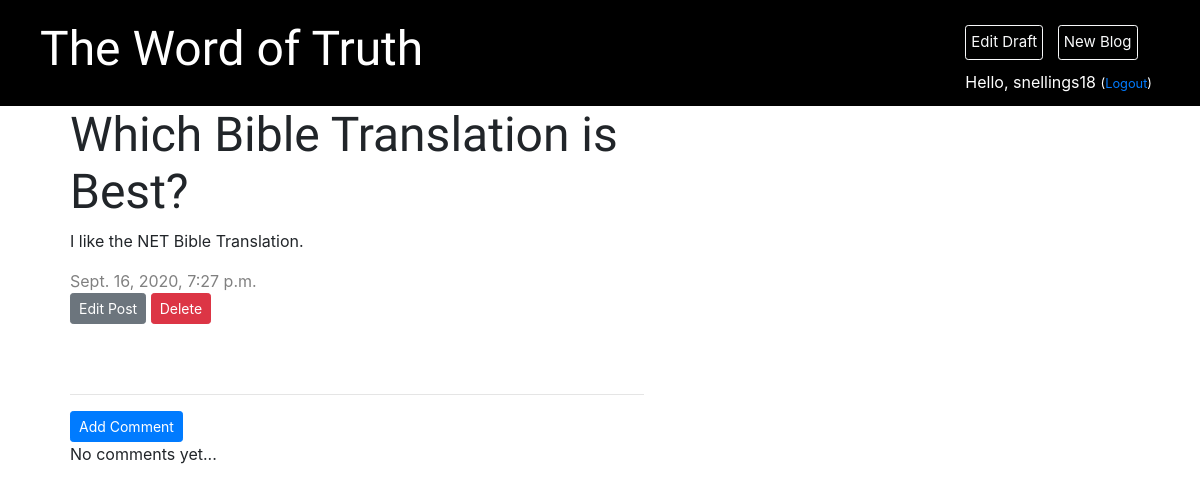
The app's page /post/4/ (signed in), older data.
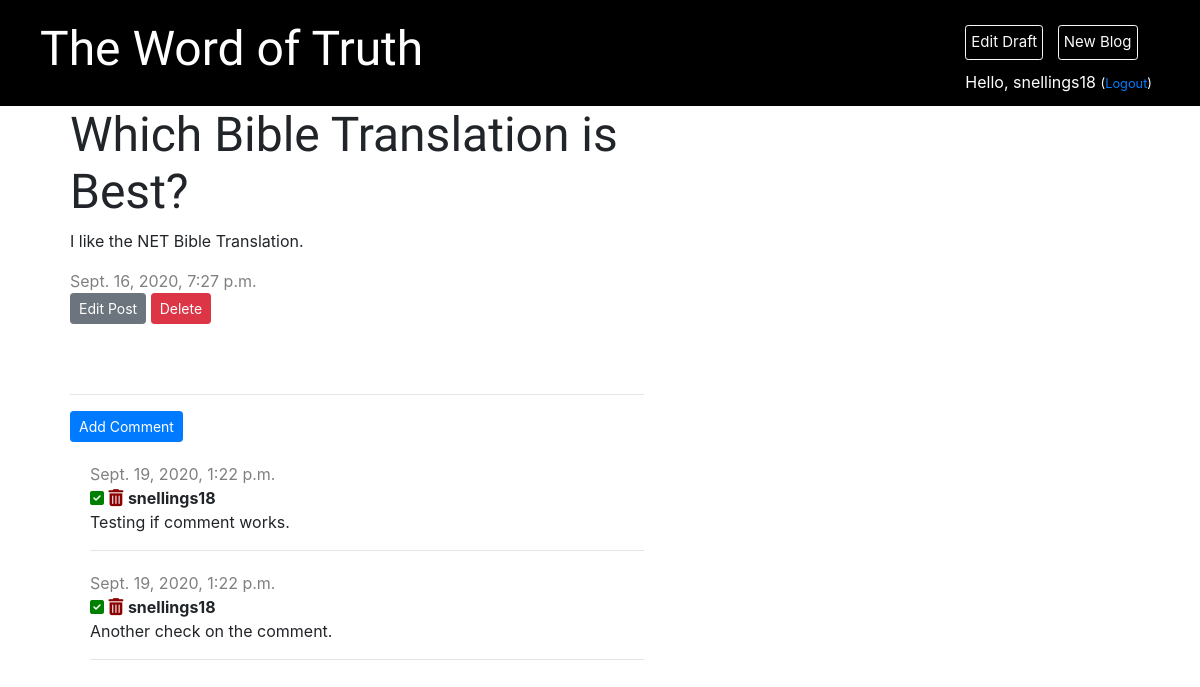
The same page, newer data.
### blog/models.py (models this page shows, shortened)
class Comment(models.Model):
    post = models.ForeignKey('blog.Post', on_delete=models.CASCADE, related_name='comments')
    author = models.CharField(max_length=200)
    text = models.TextField()
    created_date = models.DateTimeField(default=timezone.now)

### blog/views.py (the view)
# urls.py: path('post/<int:pk>/', views.post_detail, name='post_detail'),
def post_detail(requests, pk):
    post = get_object_or_404(Post, pk=pk)
    stuff_for_frontend = {'post': post}
    return render(requests, 'blog/post_detail.html', stuff_for_frontend)

### blog/templates/blog/post_detail.html (shortened to what this page needs)
{% extends 'blog/base.html' %}
{% block content %}
    <div class="post">
        <h1>{{ post.title }}</h1>
        <p>{{ post.text|linebreaksbr }}</p>
        {% if post.published_date %}
            <div class="date">
                {{ post.published_date }}
            </div>
        {% else %}
            <a href="{% url 'post_publish' pk=post.pk %}" class="btn btn-primary btn-sm">Publish</a>
        {% endif %}
        {% if user.is_authenticated %}
            <a href="{% url 'post_edit' pk=post.pk %}" class="btn btn-secondary btn-sm">Edit Post</a>
        {% endif %}
        <a href="{% url 'post_delete' pk=post.pk %}" class="btn btn-danger btn-sm"
           onclick="return confirm('Are you sure you want to delete this post?')">Delete</a>
    </div>
    <hr>
    <a href="{% url 'add_comment_to_post' pk=post.pk %}" class="btn btn-primary btn-sm">Add Comment</a>
    {% for comment in post.comments.all %}
        {% if user.is_authenticated or comment.approved %}
            <div class="comment">
                <div class="date">
                    {{ comment.created_date }}
                </div>
                {% if not comment.approved and user.is_superuser %}
                    <a href="{% url 'comment_approve' pk=comment.pk %}"><i style="color: green" class="fa"></i></a>
                    <a href="{% url 'comment_remove' pk=comment.pk %}">
                        <i style="font-size:17px; color: darkred"  class="fa">&#xf014;</i></a>
                {% endif %}
                    <strong>{{ comment.author }}</strong>
                    <p>{{ comment.text|linebreaksbr }}</p>
                    <hr>
            </div>
        {% endif %}
    {% empty %}
        <p>No comments yet...</p>
    {% endfor %}
{% endblock %}

Row changes from the older to the newer data that the page shows:
added Comment: created_date "Sept. 19, 2020, 1:22 p.m.", author "snellings18", text "Testing if comment works."
added Comment: created_date "Sept. 19, 2020, 1:22 p.m.", author "snellings18", text "Another check on the comment."
Text that changed along with them:
text no longer shown: "No comments yet..."
